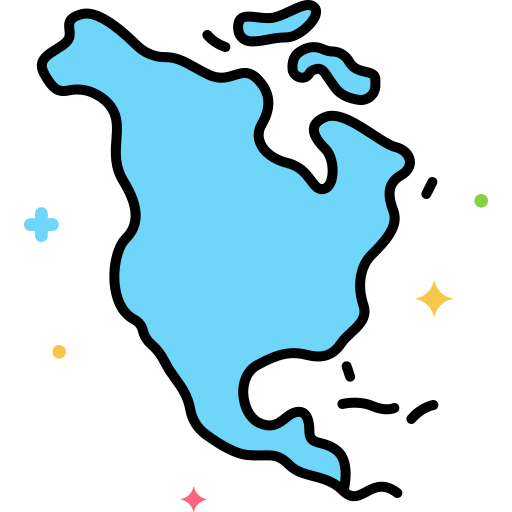
#> input picture norte_america.png, 512 x 512 px
$ python region.py
#> lines starting #> are read from the running program, lines starting #| are printed output that depends on the picture
import matplotlib.pyplot as plt
import matplotlib.patches as patches
from matplotlib.offsetbox import OffsetImage, AnnotationBbox
from PIL import Image

# Datos
regiones = [
    "América del Norte", "Centroamérica", "Europa",
    "Asia", "Caribe"
]
crecimiento_trimestral_2025 = [
-3.3,
-1.7,
-10.5,
-8.0,
-17.6,
]

crecimiento_anual_2024 = [
 0.8 ,
 1.1 ,
-16.0 ,
-17.8,
-12.3
]
media_trimestral = sum(crecimiento_trimestral_2025) / len(crecimiento_trimestral_2025)

# Cargar imágenes
image_paths = {
    "América del Norte": "norte_america.png",
    "Centroamérica": "ca.png",
    "Europa": "europa.png",
    "Asia": "asia.png",
    "Caribe": "caribe.png"
}
imagenes = {k: Image.open(path) for k, path in image_paths.items()}
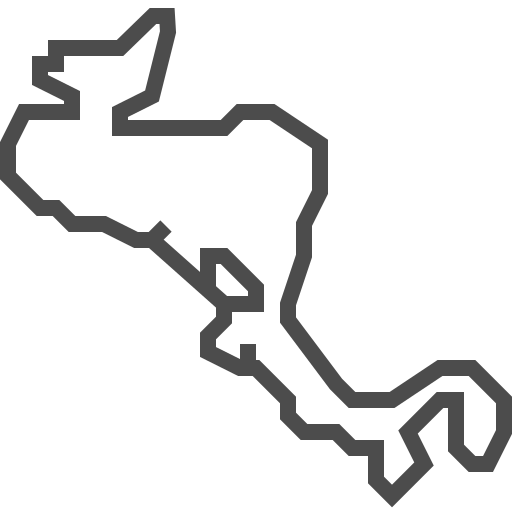
#> input picture ca.png, 512 x 512 px
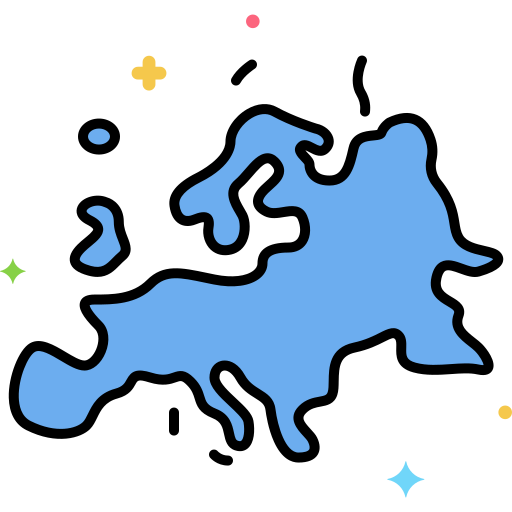
#> input picture europa.png, 512 x 512 px
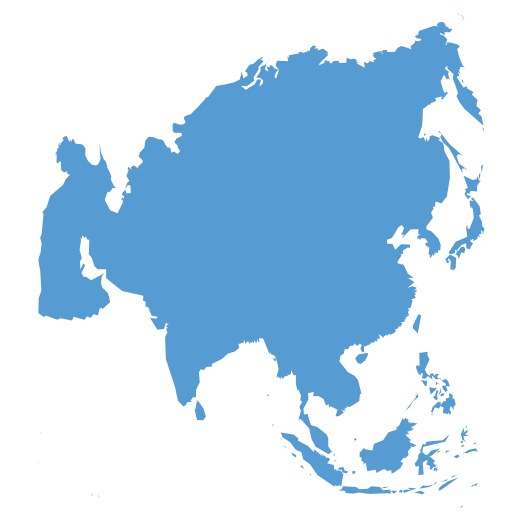
#> input picture asia.png, 512 x 512 px
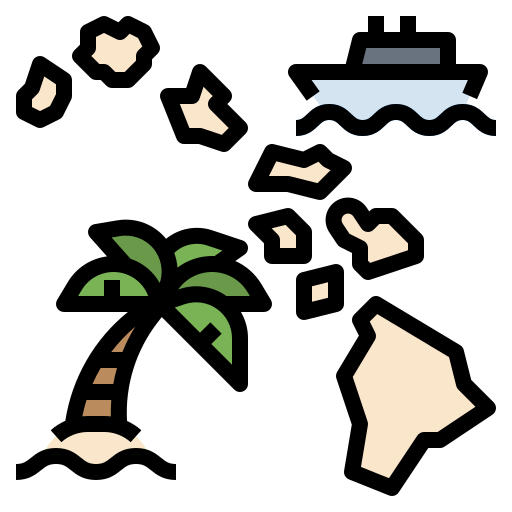
#> input picture caribe.png, 512 x 512 px
#> imagenes = 5 items

# Crear figura
fig, ax = plt.subplots(figsize=(12, 8))

# Rango de ejes
xmin = min(crecimiento_trimestral_2025) - 10
xmax = max(crecimiento_trimestral_2025) + 10
ymin = min(crecimiento_anual_2024) - 30
ymax = max(crecimiento_anual_2024) + 10

# Líneas guía
ax.axvline(media_trimestral, color='black', linestyle='--', linewidth=1)
ax.axhline(0, color='black', linewidth=1)

# Agregar imágenes y nombres
for region, x, y in zip(regiones, crecimiento_trimestral_2025, crecimiento_anual_2024):
    img = OffsetImage(imagenes[region], zoom=0.15)
    ab = AnnotationBbox(img, (x, y), frameon=False)
    ax.add_artist(ab)
    ax.text(x, y - 10, region, fontsize=15, ha='center')

# Títulos y etiquetas
ax.set_title("Crecimiento de exportaciones por región\n4T 2024 vs Anual 2023", fontsize=16)
ax.set_xlabel("Crecimiento trimestral de exportaciones (4T 2024, %)", fontsize=12)
ax.set_ylabel("Crecimiento anual de exportaciones (2023, %)", fontsize=12)
ax.set_xlim([xmin, xmax])
ax.set_ylim([ymin, ymax])
ax.grid(True, linestyle='--', alpha=0.5)

plt.tight_layout()
plt.show()
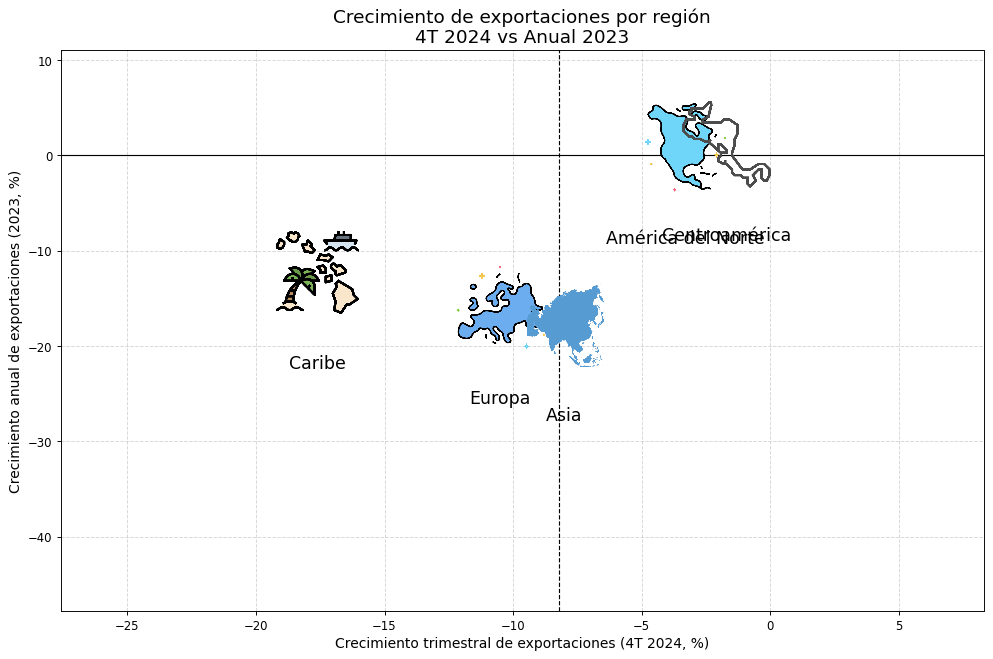
#> figure drawn by matplotlib, 1 panel
